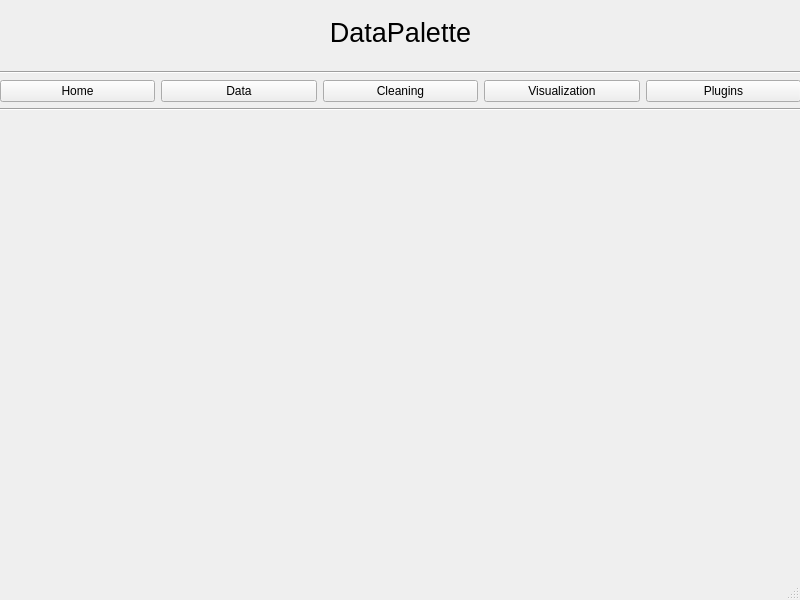
<?xml version="1.0" encoding="UTF-8"?>
<ui version="4.0">
 <class>DataPaletteMainWindow</class>
 <widget class="QMainWindow" name="DataPaletteMainWindow">
  <property name="geometry">
   <rect>
    <x>0</x>
    <y>0</y>
    <width>800</width>
    <height>600</height>
   </rect>
  </property>
  <property name="windowTitle">
   <string>DataPaletteMainWindow</string>
  </property>
  <widget class="QWidget" name="centralwidget">
   <widget class="QStackedWidget" name="stackedWidget">
    <property name="geometry">
     <rect>
      <x>10</x>
      <y>120</y>
      <width>771</width>
      <height>431</height>
     </rect>
    </property>
    <property name="layoutDirection">
     <enum>Qt::LayoutDirection::LeftToRight</enum>
    </property>
    <widget class="QWidget" name="page"/>
    <widget class="QWidget" name="page_2"/>
   </widget>
   <widget class="QWidget" name="verticalLayoutWidget">
    <property name="geometry">
     <rect>
      <x>0</x>
      <y>0</y>
      <width>801</width>
      <height>111</height>
     </rect>
    </property>
    <layout class="QVBoxLayout" name="verticalLayout">
     <property name="sizeConstraint">
      <enum>QLayout::SizeConstraint::SetMaximumSize</enum>
     </property>
     <item>
      <widget class="QLabel" name="dplabel">
       <property name="font">
        <font>
         <pointsize>20</pointsize>
        </font>
       </property>
       <property name="text">
        <string>DataPalette</string>
       </property>
       <property name="alignment">
        <set>Qt::AlignmentFlag::AlignCenter</set>
       </property>
      </widget>
     </item>
     <item>
      <widget class="QFrame" name="horizontalLine1">
       <property name="sizePolicy">
        <sizepolicy hsizetype="Expanding" vsizetype="Fixed">
         <horstretch>0</horstretch>
         <verstretch>0</verstretch>
        </sizepolicy>
       </property>
       <property name="frameShape">
        <enum>QFrame::Shape::HLine</enum>
       </property>
       <property name="frameShadow">
        <enum>QFrame::Shadow::Sunken</enum>
       </property>
      </widget>
     </item>
     <item>
      <layout class="QHBoxLayout" name="buttonLayout">
       <property name="sizeConstraint">
        <enum>QLayout::SizeConstraint::SetFixedSize</enum>
       </property>
       <property name="topMargin">
        <number>0</number>
       </property>
       <property name="bottomMargin">
        <number>0</number>
       </property>
       <item>
        <widget class="QPushButton" name="homeButton">
         <property name="sizePolicy">
          <sizepolicy hsizetype="Minimum" vsizetype="Fixed">
           <horstretch>0</horstretch>
           <verstretch>0</verstretch>
          </sizepolicy>
         </property>
         <property name="text">
          <string>Home</string>
         </property>
        </widget>
       </item>
       <item>
        <widget class="QPushButton" name="dataButton">
         <property name="text">
          <string>Data</string>
         </property>
        </widget>
       </item>
       <item>
        <widget class="QPushButton" name="cleaningButton">
         <property name="text">
          <string>Cleaning</string>
         </property>
        </widget>
       </item>
       <item>
        <widget class="QPushButton" name="visualizationButton">
         <property name="text">
          <string>Visualization</string>
         </property>
        </widget>
       </item>
       <item>
        <widget class="QPushButton" name="pluginButton">
         <property name="text">
          <string>Plugins</string>
         </property>
        </widget>
       </item>
      </layout>
     </item>
     <item>
      <widget class="QFrame" name="horizontalLine1_2">
       <property name="sizePolicy">
        <sizepolicy hsizetype="Expanding" vsizetype="Fixed">
         <horstretch>0</horstretch>
         <verstretch>0</verstretch>
        </sizepolicy>
       </property>
       <property name="frameShape">
        <enum>QFrame::Shape::HLine</enum>
       </property>
       <property name="frameShadow">
        <enum>QFrame::Shadow::Sunken</enum>
       </property>
      </widget>
     </item>
    </layout>
   </widget>
  </widget>
  <widget class="QMenuBar" name="menubar">
   <property name="geometry">
    <rect>
     <x>0</x>
     <y>0</y>
     <width>800</width>
     <height>22</height>
    </rect>
   </property>
  </widget>
  <widget class="QStatusBar" name="statusbar"/>
 </widget>
 <resources/>
 <connections/>
</ui>
